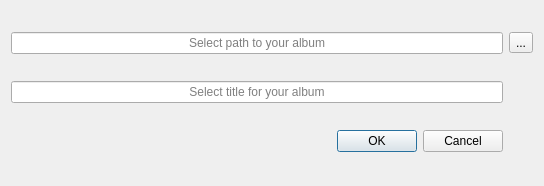
<?xml version="1.0" encoding="UTF-8"?>
<ui version="4.0">
 <class>DialogAddAlbum</class>
 <widget class="QDialog" name="DialogAddAlbum">
  <property name="geometry">
   <rect>
    <x>0</x>
    <y>0</y>
    <width>544</width>
    <height>186</height>
   </rect>
  </property>
  <property name="windowTitle">
   <string>Dialog</string>
  </property>
  <layout class="QGridLayout" name="gridLayout">
   <item row="1" column="0">
    <widget class="QLineEdit" name="TitleSelect">
     <property name="alignment">
      <set>Qt::AlignCenter</set>
     </property>
     <property name="dragEnabled">
      <bool>true</bool>
     </property>
     <property name="placeholderText">
      <string>Select title for your album</string>
     </property>
    </widget>
   </item>
   <item row="0" column="1">
    <widget class="QToolButton" name="BrowseButton">
     <property name="text">
      <string>...</string>
     </property>
    </widget>
   </item>
   <item row="0" column="0">
    <widget class="QLineEdit" name="PathSelect">
     <property name="alignment">
      <set>Qt::AlignCenter</set>
     </property>
     <property name="dragEnabled">
      <bool>true</bool>
     </property>
     <property name="placeholderText">
      <string>Select path to your album</string>
     </property>
    </widget>
   </item>
   <item row="2" column="0">
    <widget class="QDialogButtonBox" name="buttonBox">
     <property name="orientation">
      <enum>Qt::Horizontal</enum>
     </property>
     <property name="standardButtons">
      <set>QDialogButtonBox::Cancel|QDialogButtonBox::Ok</set>
     </property>
    </widget>
   </item>
  </layout>
 </widget>
 <resources/>
 <connections>
  <connection>
   <sender>buttonBox</sender>
   <signal>accepted()</signal>
   <receiver>DialogAddAlbum</receiver>
   <slot>accept()</slot>
   <hints>
    <hint type="sourcelabel">
     <x>248</x>
     <y>254</y>
    </hint>
    <hint type="destinationlabel">
     <x>157</x>
     <y>274</y>
    </hint>
   </hints>
  </connection>
  <connection>
   <sender>buttonBox</sender>
   <signal>rejected()</signal>
   <receiver>DialogAddAlbum</receiver>
   <slot>reject()</slot>
   <hints>
    <hint type="sourcelabel">
     <x>316</x>
     <y>260</y>
    </hint>
    <hint type="destinationlabel">
     <x>286</x>
     <y>274</y>
    </hint>
   </hints>
  </connection>
 </connections>
</ui>
